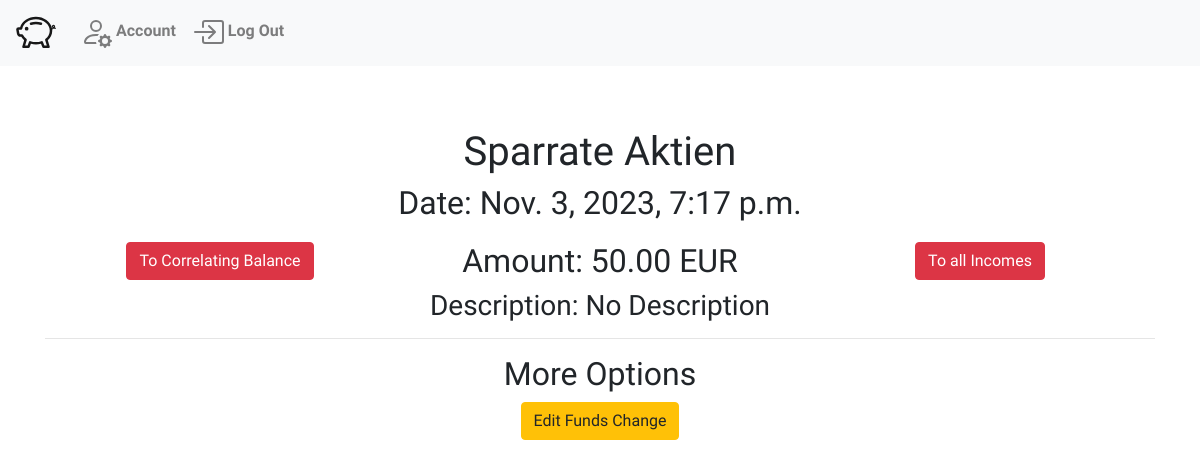
Screenshot of /fundsChange/73 (signed in) with the database file from the repository.
### WalletWise/models.py (models this page shows, shortened)
class FundsChange(models.Model):
    budget = models.ForeignKey("MonthBudget",related_name="fundsChanges", on_delete=models.CASCADE)
    title = models.CharField(max_length=64)
    description = models.CharField(max_length=200, default="No Description")
    amount = models.DecimalField(decimal_places=2, max_digits=20)
    destination = models.ForeignKey("Funds", related_name="associatedFundsChanges", on_delete=models.CASCADE)
    reoccuring = models.BooleanField(default=False)
    dateTime = models.DateTimeField(auto_now_add=True)
    is_expense = models.BooleanField(default=False, blank=False)

### WalletWise/views.py (the view)
# urls.py: path("fundsChange/<int:id>", views.fundsChange, name="fundsChange"),
@login_required
def fundsChange(request, id):
    fundsChange = FundsChange.objects.get(id=id)
    balanceId = fundsChange.destination.id
    return render(request, "WalletWise/fundsChange.html", {
        'fundsChange' : fundsChange,
        'balanceId' : balanceId
    })

### WalletWise/templates/WalletWise/fundsChange.html (shortened to what this page needs)
{% extends "WalletWise/layout.html" %}
{% block body %}
    <div class="container text-center">
        <h1>{{fundsChange.title}}</h1>
        <h2>Date: {{fundsChange.dateTime}}</h2>
        <div style="margin-top: 20px;" class="row">
            <div class="col-md-4">
                <a class="btn btn-danger" href="{% url 'balance' id=balanceId  %}" role="button">To Correlating Balance</a>
            </div>
            <div class="col-md-4"><h2>Amount: {{fundsChange.amount}} EUR</h2></div>
            {% if fundsChange.is_expense %}
            <div class="col-md-4">
                <a class="btn btn-danger" href="{% url 'changeMonthIncome' date=fundsChange.destination.budget.date  %}" role="button">To all Expenses</a>
            </div>
            {% else %}
            <div class="col-md-4">
                <a class="btn btn-danger" href="{% url 'changeMonthIncome' date=fundsChange.destination.budget.date  %}" role="button">To all Incomes</a>
            </div>
            {% endif %}
        </div>
        <h3>Description: {{fundsChange.description}}</h3>
        <div>
            <hr>
            <h2>More Options</h2>
            <a class="btn btn-warning" href="{% url 'editFundsChange' id=fundsChange.id %}" role="button">Edit Funds Change</a>
        </div>
    </div>
{% endblock %}

### WalletWise/static/WalletWise/styles.css (style rules this page uses)
body { padding-top: 8rem; font-family: 'Inconsolata', monospace; }

### rows the page displays
FundsChange: title "Sparrate Aktien", dateTime "Nov. 3, 2023, 7:17 p.m.", amount "50.00", description "No Description"
